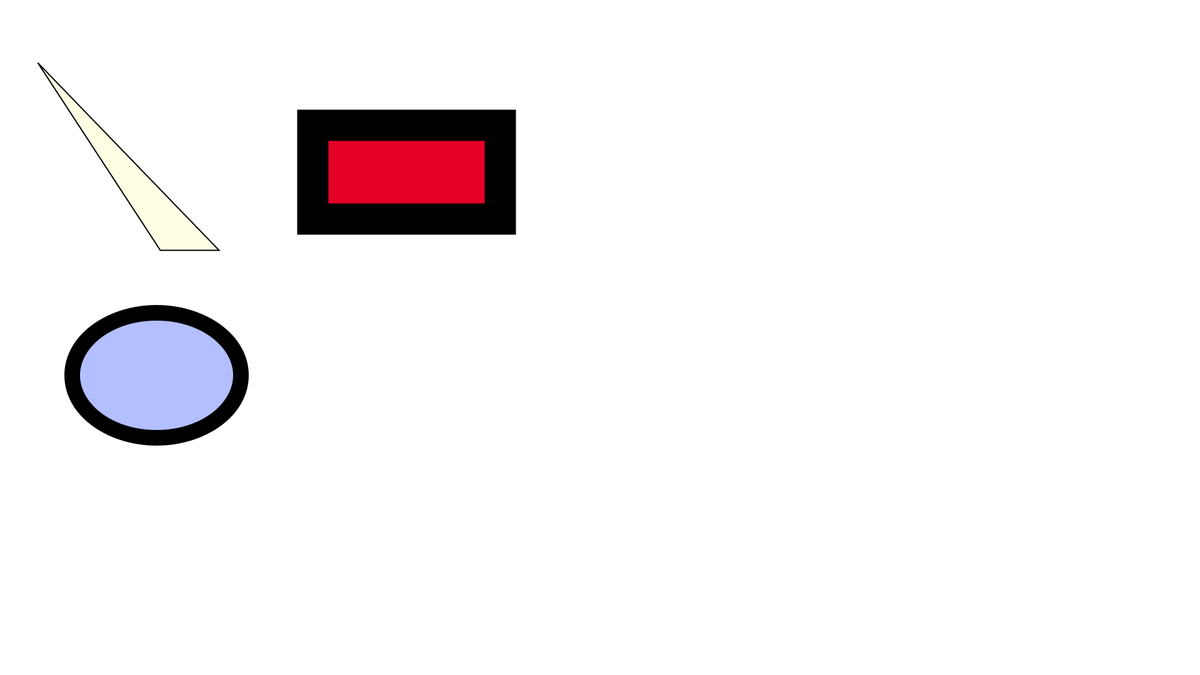
Frame 1 (no input)
Frame 60 (the mouse pressed at the canvas centre just before this capture): identical to frame 1, image omitted
Frame 120 (the mouse held since frame 60 and released just before this capture): identical to frame 1, image omitted

The Processing sketch that drew this single still picture (run headless with seeded random() and noise(); from frame 60 on, the mouse is pressed at the canvas centre):

// Processing sketch: Midterm_final_testing_with_code_from_class_github
// ── Midterm_final_testing_with_code_from_class_github.pde
// STROBING WARNING. PROCCED WITH CAUTION BEFORE RUNNING THE CODE.



/*
//////////////////////////////////////////////
 another demo on state changes
 
 press 1, 2, 3 key to change the animation scene / state
 
 (note: using key press for state changes is a good strategy for early testing of
 program flow and functionality, before shifting to a more intuitive
 interactive experience for the user.)
 
 //////////////////////////////////////////////
 
 
 BY rodrigo
 
 entire code based on demo2_steastes demo2_states_keyPress. from THe top to the bottom.
 
 Void do scene 1 bassed off my ss1 work
 Void do scene 2 based off my ss2 work. Something will be outisde the void. one line of code in the draw based off ss2.
 Void do scene 3 based off my 2 ss3 work. Something will be outisde the void.
 */

int scene=1; //creating state variable called scene


int timelyValue = 0;

float xData = 100;
int yData = 60;

void setup() {
 // size (500, 500);
 size(1920,1080);
}


void draw() {
  background(255);//Changed by me delted latert.

  if (scene==1) {
    doScene1();
  } else if (scene==2) {
    doScene2();
  } else if (scene==3) {
    doScene3();
    println(scene);
  }
  
  timelyValue ++;
  println(timelyValue);
}


void keyPressed() {
  if (key== '1') {
    scene=1;
  } else if (key== '2') {
    scene=2;
  } else if (key=='3') {
    scene=3;
  }
}

void doScene1() {
  
    frameRate(60);
    
    strokeWeight(2);
    fill(255,255,230);
    triangle(256,400,60,100,350,400);
  
    strokeWeight(50);
    fill(230,0,38);
    rect(500,200,300,150);
  
    strokeWeight(25);
    fill(179,191,255);
    ellipse(250, 600, 270, 200);
}

void doScene2() {
  
      frameRate(60);
      
      if(timelyValue > 800){ 
      strokeWeight(40);
      fill(250,10,48);
      rect(504,202,303,156);
    } else if (timelyValue < 200){
        strokeWeight(25);
        fill(186,91,155);
        ellipse(251, 500, 285, 100);
    } else {
      strokeWeight(20);
      fill(255,30,68);
      rect(506,101,303,136);
    }

  
}

void doScene3() {
  
    frameRate(5);
  
    for (int y = 0; y <= height + 220; y= y + 220){
    for (int x = 0; x <= width + 220; x = x + 220) {
      noStroke();
      fill(random(255),random(255),random(255),100);
      ellipse(x,y,220,220);
    }
  }

  if (mouseX >= width/2) {
      strokeWeight(1);
      stroke(255);
      fill(255,255,random(255));
      triangle(256,400,yData,xData,350,400);
  } else if(mouseX < width/2){
      strokeWeight(1);
      stroke(255);
      fill(255,255,random(255));
      triangle(1756,400,yData + 1500,xData,1850,400);
  }
  
  
}
